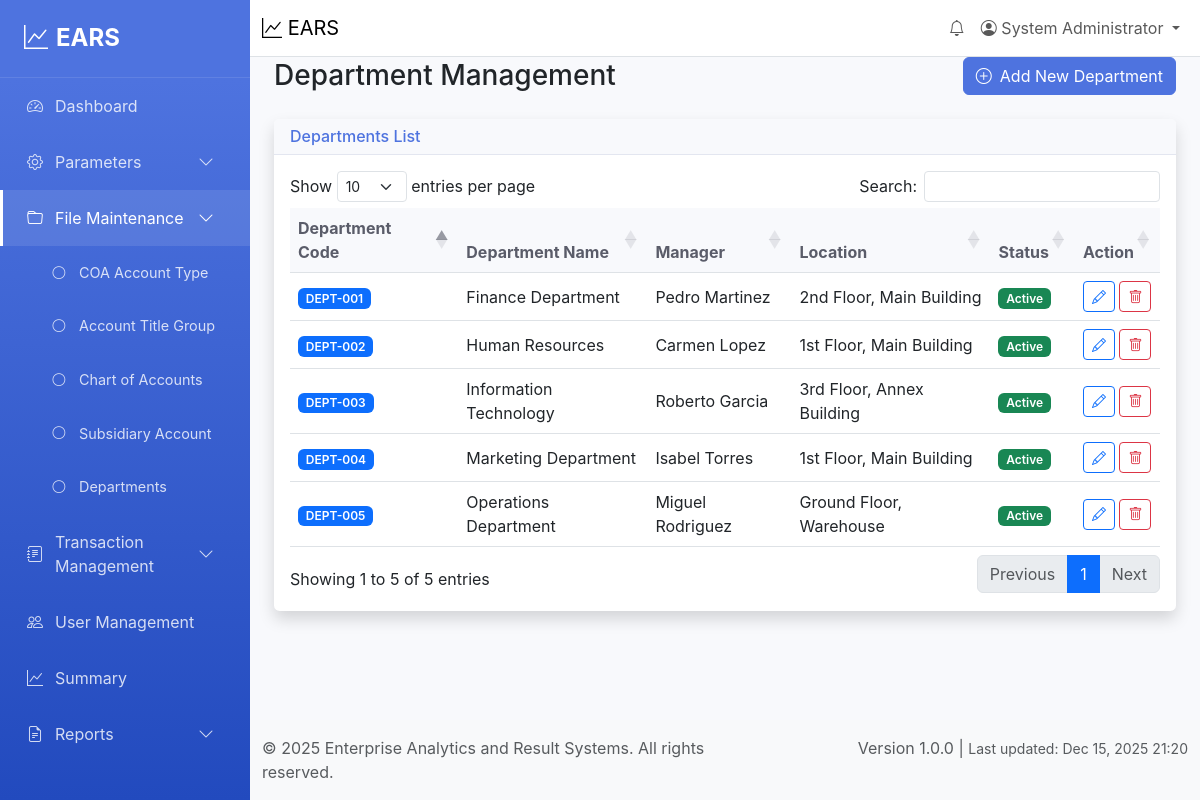
The app's page /file-maintenance/departments (signed in) with its own data.
### tables this page shows
CREATE TABLE departments (
    id INT AUTO_INCREMENT PRIMARY KEY,
    department_code VARCHAR(20) UNIQUE NOT NULL,
    department_name VARCHAR(200) NOT NULL,
    description TEXT,
    manager VARCHAR(100),
    location VARCHAR(200),
    status ENUM('active', 'inactive') DEFAULT 'active',
    created_by INT,
    updated_by INT,
    created_at TIMESTAMP DEFAULT CURRENT_TIMESTAMP,
    updated_at TIMESTAMP DEFAULT CURRENT_TIMESTAMP ON UPDATE CURRENT_TIMESTAMP,
    FOREIGN KEY (created_by) REFERENCES users(id),
    FOREIGN KEY (updated_by) REFERENCES users(id)
);

### views/file-maintenance/departments.php (the view, shortened to what the rows shown need)
<div class="container-fluid">
    <div class="row">
        <div class="col-12">
            <div class="d-flex justify-content-between align-items-center mb-4">
                <h1 class="h3 mb-0">Department Management</h1>
            </div>
        </div>
    </div>
    <div class="row">
        <div class="col-12">
            <div class="card shadow">
                <div class="card-body">
                    <div class="table-responsive">
                        <table class="table table-hover" id="departmentsTable">
                            <thead>
                                <tr>
                                    <th>Department Code</th>
                                    <th>Department Name</th>
                                    <th>Manager</th>
                                    <th>Location</th>
                                    <th>Status</th>
                                    <th>Action</th>
                                </tr>
                            </thead>
                            <tbody>
                                <?php if (!empty($departments)): ?>
                                    <?php foreach ($departments as $department): ?>
                                        <tr>
                                            <td>
                                                <span class="badge bg-primary">
                                                    <?= htmlspecialchars($department['department_code']) ?>
                                                </span>
                                            </td>
                                            <td><?= htmlspecialchars($department['department_name']) ?></td>
                                            <td><?= htmlspecialchars($department['manager'] ?? '-') ?></td>
                                            <td><?= htmlspecialchars($department['location'] ?? '-') ?></td>
                                            <td>
                                                <?php
                                                $statusClass = $department['status'] === 'active' ? 'bg-success' : 'bg-danger';
                                                ?>
                                                <span class="badge <?= $statusClass ?>">
                                                    <?= ucfirst($department['status']) ?>
                                                </span>
                                            </td>
                                            <td>
                                                <button type="button" class="btn btn-sm btn-outline-primary" onclick="editDepartment(<?= $department['id'] ?>)">
                                                    <i class="bi bi-pencil"></i>
                                                </button>
                                                <button type="button" class="btn btn-sm btn-outline-danger" onclick="deleteDepartment(<?= $department['id'] ?>)">
                                                    <i class="bi bi-trash"></i>
                                                </button>
                                            </td>
                                        </tr>
                                    <?php endforeach; ?>
                                <?php else: ?>
                                   <!--  <tr>
                                        <td colspan="5" class="text-center text-muted">No departments found</td>
                                    </tr> -->
                                <?php endif; ?>
                            </tbody>
                        </table>
                    </div>
                </div>
            </div>
        </div>
    </div>
</div>

### records on screen
departments: department_code "DEPT-001", department_name "Finance Department", manager "Pedro Martinez", location "2nd Floor, Main Building", status "Active"
departments: department_code "DEPT-002", department_name "Human Resources", manager "Carmen Lopez", location "1st Floor, Main Building", status "Active"
departments: department_code "DEPT-003", department_name "Information Technology", manager "Roberto Garcia", location "3rd Floor, Annex Building", status "Active"
departments: department_code "DEPT-004", department_name "Marketing Department", manager "Isabel Torres", location "1st Floor, Main Building", status "Active"
departments: department_code "DEPT-005", department_name "Operations Department", manager "Miguel Rodriguez", location "Ground Floor, Warehouse", status "Active"

### other values on screen
$user['full_name'] "System Administrator"
APP_NAME "Enterprise Analytics and Result Systems"
APP_VERSION "1.0.0"
